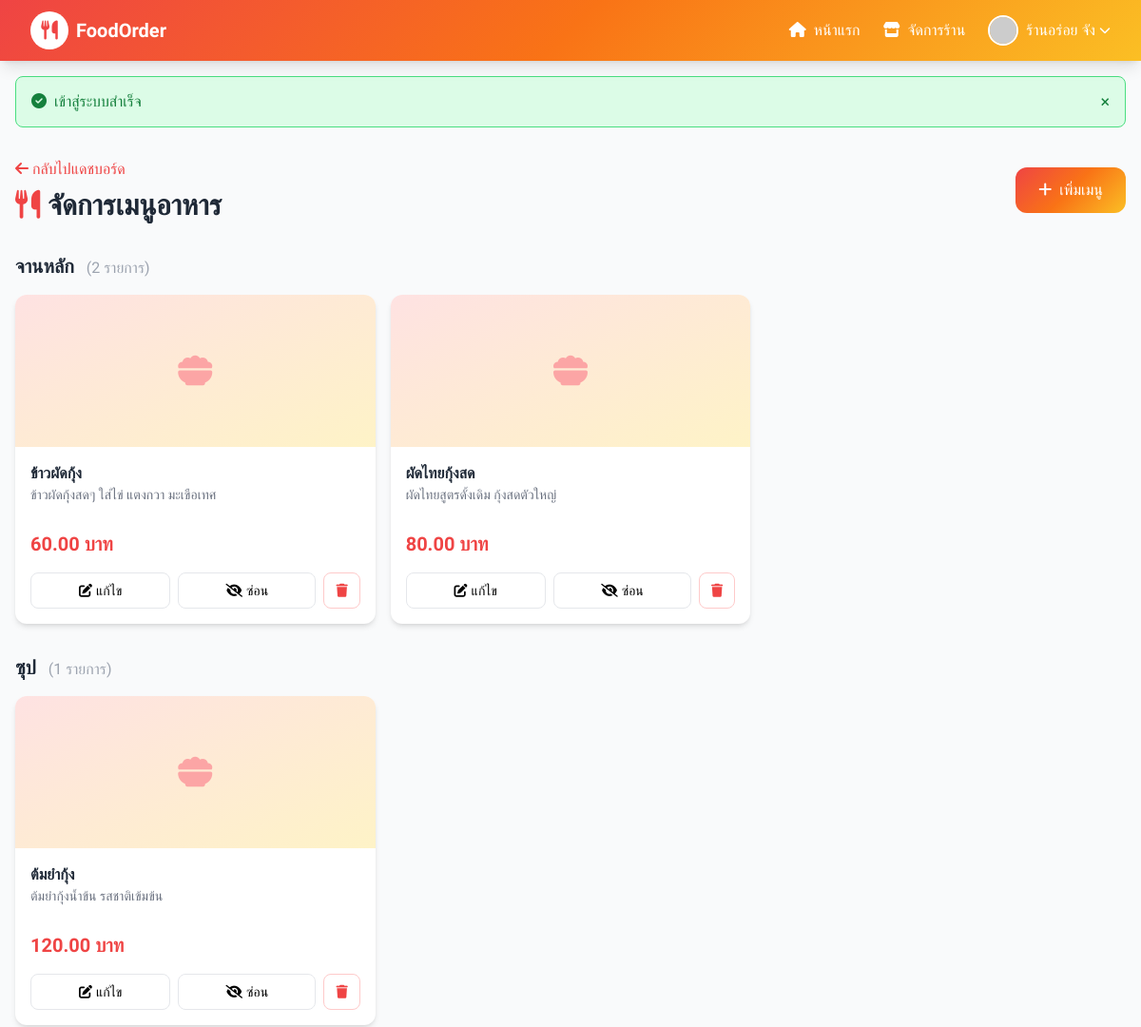
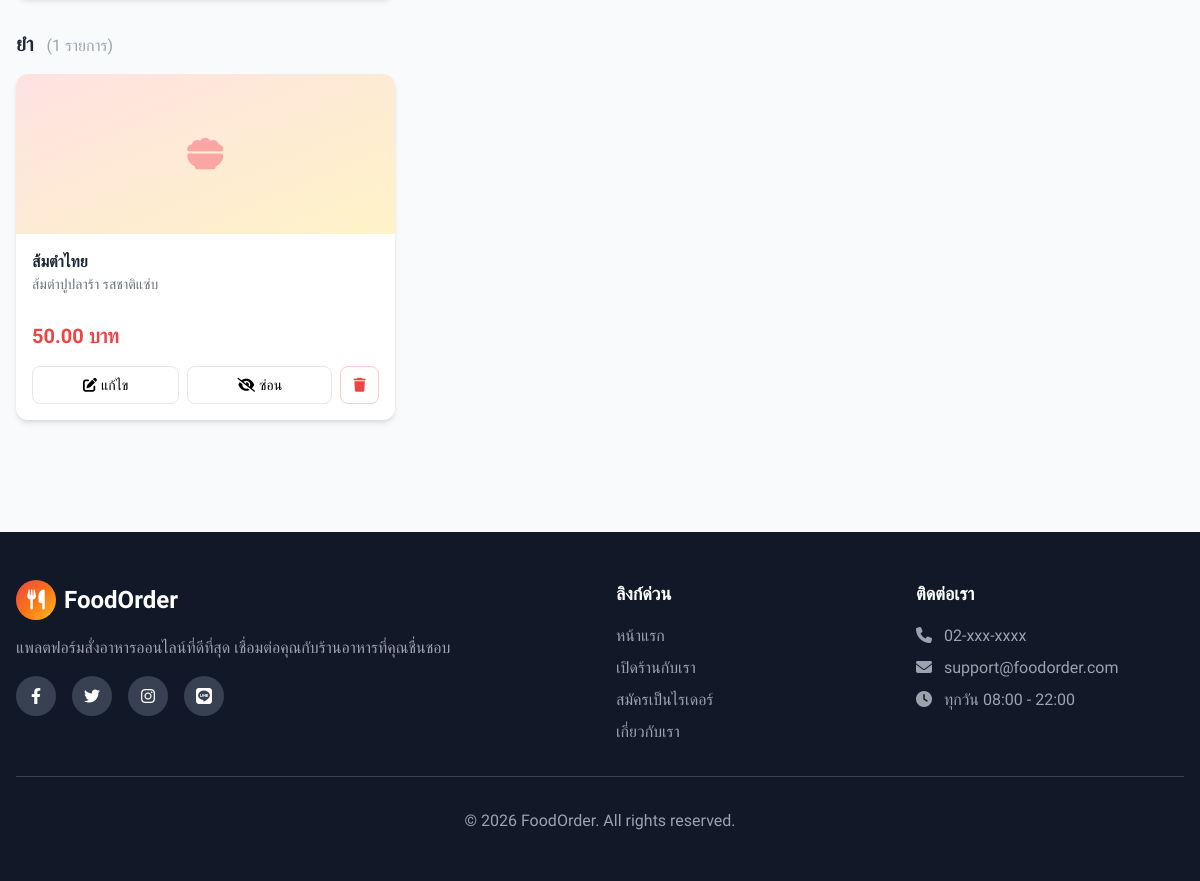
The page /menu.php (signed in) on the database its author committed (2 pictures, top to bottom).
### tables this page shows
CREATE TABLE IF NOT EXISTS users (
    id INT PRIMARY KEY AUTO_INCREMENT,
    username VARCHAR(50) NOT NULL UNIQUE,
    email VARCHAR(100) NOT NULL UNIQUE,
    password VARCHAR(255) NOT NULL,
    full_name VARCHAR(100) NOT NULL,
    phone VARCHAR(20),
    address TEXT,
    role ENUM('customer', 'seller', 'rider', 'admin') DEFAULT 'customer',
    credit_balance DECIMAL(10,2) DEFAULT 0.00,
    avatar VARCHAR(255),
    status ENUM('active', 'inactive', 'banned') DEFAULT 'active',
    created_at TIMESTAMP DEFAULT CURRENT_TIMESTAMP,
    updated_at TIMESTAMP DEFAULT CURRENT_TIMESTAMP ON UPDATE CURRENT_TIMESTAMP
);

CREATE TABLE IF NOT EXISTS menu_items (
    id INT PRIMARY KEY AUTO_INCREMENT,
    restaurant_id INT NOT NULL,
    name VARCHAR(100) NOT NULL,
    description TEXT,
    price DECIMAL(10,2) NOT NULL,
    image VARCHAR(255),
    category VARCHAR(50),
    is_available BOOLEAN DEFAULT TRUE,
    created_at TIMESTAMP DEFAULT CURRENT_TIMESTAMP,
    updated_at TIMESTAMP DEFAULT CURRENT_TIMESTAMP ON UPDATE CURRENT_TIMESTAMP,
    FOREIGN KEY (restaurant_id) REFERENCES restaurants(id) ON DELETE CASCADE
);

### database.php (called while the page is built, shortened)
<?php
function getFlash()
{
    if (isset($_SESSION['flash'])) {
        $flash = $_SESSION['flash'];
        return $flash;
    }
    return null;
}
function formatMoney($amount)
{
    return number_format($amount, 2) . ' บาท';
}
function baseUrl($path = '')
{
    return SITE_URL . '/' . ltrim($path, '/');
}
?>

### auth.php (called while the page is built, shortened)
<?php
require_once __DIR__ . '/database.php';
function isLoggedIn() {
    return isset($_SESSION['user_id']);
}
function getCurrentUser() {
    $db = getDB();
    $stmt = $db->prepare("SELECT * FROM users WHERE id = ?");
    $stmt->execute([$_SESSION['user_id']]);
    return $stmt->fetch();
}
?>

### menu.php (the view, shortened to what this page needs)
<?php
require_once __DIR__ . '/../config/auth.php';
require_once __DIR__ . '/../includes/header.php';
$user = getCurrentUser();
$db = getDB();
$stmt = $db->prepare("SELECT * FROM restaurants WHERE owner_id = ?");
$stmt->execute([$user['id']]);
$restaurant = $stmt->fetch();
$stmt = $db->prepare("SELECT * FROM menu_items WHERE restaurant_id = ? ORDER BY category, name");
$stmt->execute([$restaurant['id']]);
$menuItems = $stmt->fetchAll();
$menuByCategory = [];
foreach ($menuItems as $item) {
    $category = $item['category'] ?: 'ไม่มีหมวดหมู่';
    $menuByCategory[$category][] = $item;
}
?>
<div class="max-w-7xl mx-auto px-4 py-8">
    <div class="flex items-center justify-between mb-8">
        <div>
            <a href="<?= baseUrl('seller/dashboard.php') ?>" class="text-primary-500 hover:underline mb-2 inline-block">
                <i class="fas fa-arrow-left mr-1"></i>กลับไปแดชบอร์ด
            </a>
            <h1 class="text-3xl font-bold text-gray-800">
                <i class="fas fa-utensils mr-2 text-primary-500"></i>จัดการเมนูอาหาร
            </h1>
        </div>
        <button onclick="openModal()" class="gradient-bg text-white px-6 py-3 rounded-xl font-medium hover:opacity-90 transition">
            <i class="fas fa-plus mr-2"></i>เพิ่มเมนู
        </button>
    </div>
    <?php if (empty($menuItems)): ?>
        <div class="bg-white rounded-2xl p-16 text-center">
            <i class="fas fa-utensils text-6xl text-gray-300 mb-4"></i>
            <h3 class="text-xl font-semibold text-gray-500">ยังไม่มีเมนูอาหาร</h3>
            <p class="text-gray-400 mt-2">เริ่มเพิ่มเมนูอาหารในร้านของคุณ</p>
            <button onclick="openModal()" class="mt-6 gradient-bg text-white px-8 py-3 rounded-xl font-semibold hover:opacity-90 transition">
                <i class="fas fa-plus mr-2"></i>เพิ่มเมนูแรก
            </button>
        </div>
    <?php else: ?>
        <?php foreach ($menuByCategory as $category => $items): ?>
            <div class="mb-8">
                <h2 class="text-xl font-bold text-gray-800 mb-4">
                    <?= htmlspecialchars($category) ?>
                    <span class="text-gray-400 font-normal text-base ml-2">(<?= count($items) ?> รายการ)</span>
                </h2>
                <div class="grid grid-cols-1 md:grid-cols-2 lg:grid-cols-3 gap-4">
                    <?php foreach ($items as $item): ?>
                        <div class="bg-white rounded-xl shadow-md overflow-hidden <?= !$item['is_available'] ? 'opacity-60' : '' ?>">
                            <div class="h-40 bg-gradient-to-br from-primary-100 to-accent-100 relative">
                                <?php if ($item['image']): ?>
                                    <img src="<?= baseUrl('uploads/' . $item['image']) ?>" class="w-full h-full object-cover">
                                <?php else: ?>
                                    <div class="w-full h-full flex items-center justify-center">
                                        <i class="fas fa-bowl-food text-4xl text-primary-300"></i>
                                    </div>
                                <?php endif; ?>
                            </div>
                            <div class="p-4">
                                <h3 class="font-semibold text-gray-800"><?= htmlspecialchars($item['name']) ?></h3>
                                <p class="text-gray-500 text-sm line-clamp-2 h-10"><?= htmlspecialchars($item['description']) ?></p>
                                <p class="text-xl font-bold text-primary-500 mt-2"><?= formatMoney($item['price']) ?></p>
                                <div class="flex gap-2 mt-4">
                                    <button onclick="openModal(<?= htmlspecialchars(json_encode($item)) ?>)"
                                            class="flex-1 py-2 border border-gray-200 rounded-lg hover:bg-gray-50 transition text-sm">
                                        <i class="fas fa-edit mr-1"></i>แก้ไข
                                    </button>
                                    <form method="POST" class="flex-1">
                                        <button type="submit" class="w-full py-2 border border-gray-200 rounded-lg hover:bg-gray-50 transition text-sm">
                                            <?= $item['is_available'] ? '<i class="fas fa-eye-slash mr-1"></i>ซ่อน' : '<i class="fas fa-eye mr-1"></i>แสดง' ?>
                                        </button>
                                    </form>
                                    <form method="POST" onsubmit="return confirm('ต้องการลบเมนูนี้?')">
                                        <button type="submit" class="py-2 px-3 border border-red-200 text-red-500 rounded-lg hover:bg-red-50 transition text-sm">
                                            <i class="fas fa-trash"></i>
                                        </button>
                                    </form>
                                </div>
                            </div>
                        </div>
                    <?php endforeach; ?>
                </div>
            </div>
        <?php endforeach; ?>
    <?php endif; ?>
</div>
<?php require_once __DIR__ . '/../includes/footer.php'; ?>

### header.php (shortened to what this page needs)
<?php require_once __DIR__ . '/../config/auth.php'; ?>
<!DOCTYPE html>
<html lang="th">
<head>
    <script src="https://cdn.tailwindcss.com"></script>
    <link rel="stylesheet" href="https://cdnjs.cloudflare.com/ajax/libs/font-awesome/6.4.0/css/all.min.css">
</head>
<body class="bg-gray-50 font-prompt min-h-screen">
    <nav class="gradient-bg shadow-lg sticky top-0 z-50">
        <div class="max-w-7xl mx-auto px-4 sm:px-6 lg:px-8">
            <div class="flex justify-between items-center h-16">
                <a href="<?= baseUrl() ?>" class="flex items-center space-x-2">
                    <div class="w-10 h-10 bg-white rounded-full flex items-center justify-center">
                        <i class="fas fa-utensils text-primary-500 text-xl"></i>
                    </div>
                    <span class="text-white font-bold text-xl"><?= SITE_NAME ?></span>
                </a>
                <div class="hidden md:flex items-center space-x-6">
                    <a href="<?= baseUrl() ?>" class="text-white hover:text-accent-200 transition">
                        <i class="fas fa-home mr-1"></i> หน้าแรก
                    </a>
                    <?php if (isLoggedIn()): ?>
                        <?php $user = getCurrentUser(); ?>
                        <?php if ($user['role'] === 'customer'): ?>
                            <a href="<?= baseUrl('cart.php') ?>" class="text-white hover:text-accent-200 transition relative">
                                <i class="fas fa-shopping-cart mr-1"></i> ตะกร้า
                                <span id="cart-count" class="absolute -top-2 -right-2 bg-accent-400 text-white text-xs rounded-full w-5 h-5 flex items-center justify-center">0</span>
                            </a>
                            <a href="<?= baseUrl('orders.php') ?>" class="text-white hover:text-accent-200 transition">
                                <i class="fas fa-receipt mr-1"></i> ออเดอร์
                            </a>
                            <a href="<?= baseUrl('topup.php') ?>" class="text-white hover:text-accent-200 transition">
                                <i class="fas fa-wallet mr-1"></i> <?= formatMoney($user['credit_balance']) ?>
                            </a>
                        <?php elseif ($user['role'] === 'seller'): ?>
                            <a href="<?= baseUrl('seller/dashboard.php') ?>" class="text-white hover:text-accent-200 transition">
                                <i class="fas fa-store mr-1"></i> จัดการร้าน
                            </a>
                        <?php elseif ($user['role'] === 'rider'): ?>
                            <a href="<?= baseUrl('rider/dashboard.php') ?>" class="text-white hover:text-accent-200 transition">
                                <i class="fas fa-motorcycle mr-1"></i> งานส่ง
                            </a>
                        <?php elseif ($user['role'] === 'admin'): ?>
                            <a href="<?= baseUrl('admin/dashboard.php') ?>" class="text-white hover:text-accent-200 transition">
                                <i class="fas fa-cog mr-1"></i> แอดมิน
                            </a>
                        <?php endif; ?>
                        <div class="relative group">
                            <button class="flex items-center text-white hover:text-accent-200 transition">
                                <img src="<?= $user['avatar'] ? baseUrl('uploads/' . $user['avatar']) : 'https://ui-avatars.com/api/?name=' . urlencode($user['full_name']) . '&background=random' ?>"
                                     class="w-8 h-8 rounded-full mr-2 border-2 border-white">
                                <?= htmlspecialchars($user['full_name']) ?>
                                <i class="fas fa-chevron-down ml-1 text-xs"></i>
                            </button>
                        </div>
                    <?php endif; ?>
                </div>
            </div>
        </div>
    </nav>
    <?php $flash = getFlash(); ?>
    <?php if ($flash): ?>
        <div class="max-w-7xl mx-auto px-4 mt-4">
            <div class="<?= $flash['type'] === 'success' ? 'bg-green-100 border-green-400 text-green-700' : 'bg-red-100 border-red-400 text-red-700' ?> px-4 py-3 rounded-lg border flex items-center justify-between">
                <span><i class="fas <?= $flash['type'] === 'success' ? 'fa-check-circle' : 'fa-exclamation-circle' ?> mr-2"></i><?= $flash['message'] ?></span>
                <button onclick="this.parentElement.remove()" class="text-lg">&times;</button>
            </div>
        </div>
    <?php endif; ?>
    <main>

### header.php (style rules this page uses)
body { font-family: 'Prompt', sans-serif; }
.gradient-bg { background: linear-gradient(135deg, #ef4444 0%, #f97316 50%, #fbbf24 100%); }

### rows shown on the page
users: full_name "ร้านอร่อย จัง"
menu_items: name "ข้าวผัดกุ้ง", description "ข้าวผัดกุ้งสดๆ ใส่ไข่ แตงกวา มะเขือเทศ", price "60.00 บาท", is_available 1 (drawn)
menu_items: name "ผัดไทยกุ้งสด", description "ผัดไทยสูตรดั้งเดิม กุ้งสดตัวใหญ่", price "80.00 บาท", is_available 1 (drawn)
menu_items: name "ต้มยำกุ้ง", description "ต้มยำกุ้งน้ำข้น รสชาติเข้มข้น", price "120.00 บาท", is_available 1 (drawn)
menu_items: category "ยำ", count($items) "1", name "ส้มตำไทย", description "ส้มตำปูปลาร้า รสชาติแซ่บ", price "50.00 บาท", is_available 1 (drawn)

### other values the page prints
SITE_NAME "FoodOrder"
$flash['message'] "เข้าสู่ระบบสำเร็จ"
$category "จานหลัก"
count($items) "2"
$category "ซุป"
count($items) "1"
